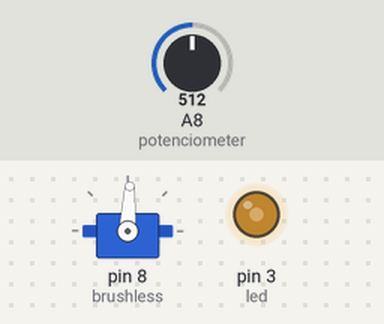
Recording of a sketch running on a simulated Arduino Mega 2560, built with avr-gcc and run on an emulated ATmega2560. Parts: servo, output pins drawn as LEDs (lit = HIGH). Inputs (shaded band) come from the test bench; at power-on: A8 (potenciometer) = 512. What the sketch prints to the serial monitor is not drawn.

Above: at 1.2 s.
1.3 s: A8 (potenciometer) set to 716
At 1.7 s:
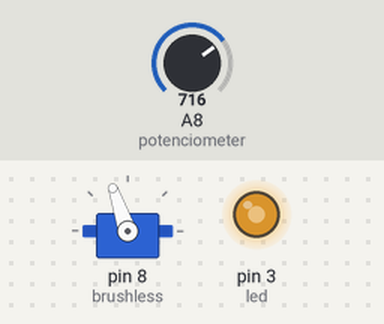
2.8 s: A8 (potenciometer) set to 900
At 4.0 s:
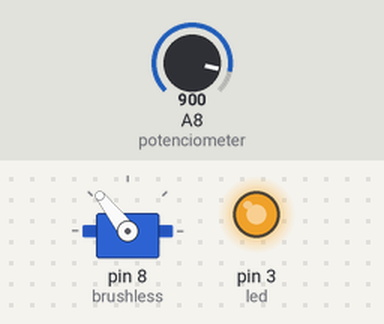
4.3 s: A8 (potenciometer) set to 1023
At 5.2 s:
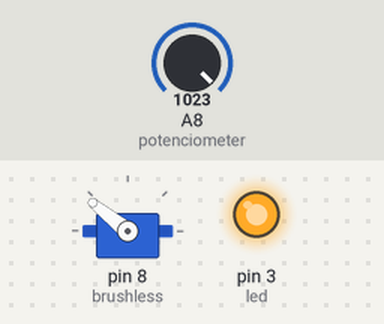
5.8 s: A8 (potenciometer) set to 306
At 6.4 s:
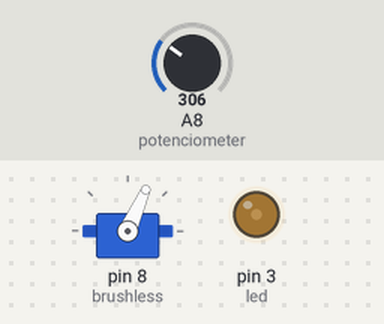
7.3 s: A8 (potenciometer) set to 122
At 8.7 s:
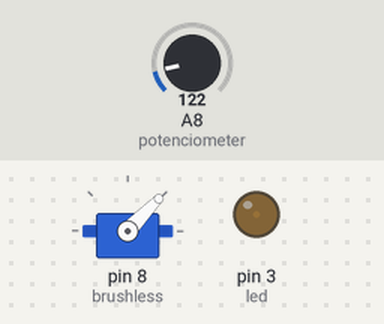
Timing chart, 0 to 9.8 s (numbered marks = the images above; inputs shaded):
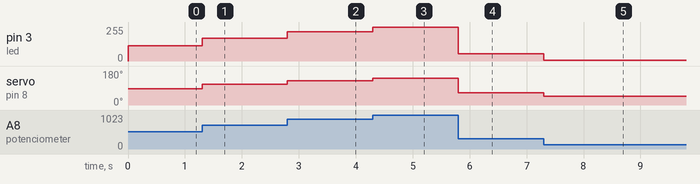

The sketch:

Brushless.ino
```cpp
#include <Servo.h>
#define brushless 8
#define potenciometer A8
#define led 3

Servo motor;
void setup () {
  Serial.begin(9600);
  pinMode(potenciometer, INPUT);
  pinMode(led, OUTPUT);
  motor.attach(brushless);
  motor.writeMicroseconds(1000);
  Serial.println("Setup finished");
}

void loop () {
  int val = map(analogRead(potenciometer), 102, 1023, 0, 255);
  int val_b = map(analogRead(potenciometer), 102, 1023, 1000, 2000);
  analogWrite(led, val);
  motor.writeMicroseconds(val_b);
}
```

Measured:
- after the input at 1.3 s, pin 3 (led): 113/255 → 170/255 at once; servo on pin 8 (brushless): 87° → 109° at once
- after the input at 2.8 s, pin 3 (led): 170/255 → 220/255 at once; servo on pin 8 (brushless): 109° → 128° at once
- after the input at 4.3 s, pin 3 (led): 220/255 → 255/255 at once; servo on pin 8 (brushless): 128° → 141° at once
- after the input at 5.8 s, pin 3 (led): 255/255 → 56/255 at once; servo on pin 8 (brushless): 141° → 66° at once
- after the input at 7.3 s, pin 3 (led): 56/255 → 5/255 at once; servo on pin 8 (brushless): 66° → 46° at once
